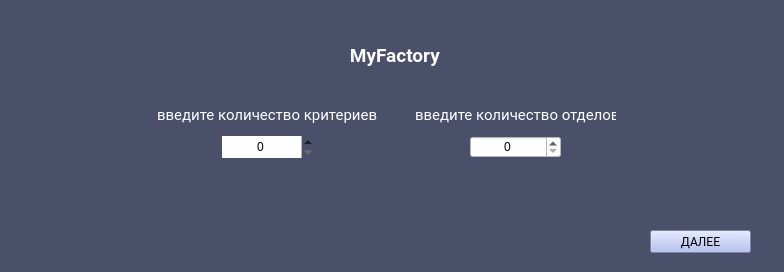
<?xml version="1.0" encoding="UTF-8"?>
<ui version="4.0">
 <class>Form</class>
 <widget class="QWidget" name="Form">
  <property name="geometry">
   <rect>
    <x>0</x>
    <y>0</y>
    <width>784</width>
    <height>272</height>
   </rect>
  </property>
  <property name="windowTitle">
   <string>Form</string>
  </property>
  <property name="styleSheet">
   <string notr="true">background-color: rgb(74, 80, 106);</string>
  </property>
  <widget class="QPushButton" name="ButtonNext">
   <property name="geometry">
    <rect>
     <x>650</x>
     <y>230</y>
     <width>101</width>
     <height>23</height>
    </rect>
   </property>
   <property name="font">
    <font>
     <family>Roboto</family>
     <pointsize>9</pointsize>
     <weight>50</weight>
     <bold>false</bold>
    </font>
   </property>
   <property name="styleSheet">
    <string notr="true">background-color: rgb(168, 182, 240);
color: rgb(0, 0, 0);</string>
   </property>
   <property name="text">
    <string>ДАЛЕЕ</string>
   </property>
  </widget>
  <widget class="QSpinBox" name="spinBox_criterion">
   <property name="geometry">
    <rect>
     <x>222</x>
     <y>136</y>
     <width>91</width>
     <height>22</height>
    </rect>
   </property>
   <property name="font">
    <font>
     <underline>false</underline>
     <strikeout>false</strikeout>
    </font>
   </property>
   <property name="styleSheet">
    <string notr="true">background-color: rgb(255, 255, 255);</string>
   </property>
   <property name="frame">
    <bool>false</bool>
   </property>
   <property name="alignment">
    <set>Qt::AlignCenter</set>
   </property>
  </widget>
  <widget class="QSpinBox" name="spinBox_departmen">
   <property name="geometry">
    <rect>
     <x>470</x>
     <y>136</y>
     <width>91</width>
     <height>22</height>
    </rect>
   </property>
   <property name="styleSheet">
    <string notr="true">background-color: rgb(255, 255, 255);</string>
   </property>
   <property name="alignment">
    <set>Qt::AlignCenter</set>
   </property>
  </widget>
  <widget class="QLabel" name="label_criterion">
   <property name="geometry">
    <rect>
     <x>157</x>
     <y>105</y>
     <width>221</width>
     <height>20</height>
    </rect>
   </property>
   <property name="font">
    <font>
     <family>Roboto</family>
     <pointsize>11</pointsize>
     <weight>50</weight>
     <bold>false</bold>
    </font>
   </property>
   <property name="styleSheet">
    <string notr="true">color: rgb(255, 255, 255);</string>
   </property>
   <property name="text">
    <string>введите количество критериев</string>
   </property>
  </widget>
  <widget class="QLabel" name="label_departmen">
   <property name="geometry">
    <rect>
     <x>415</x>
     <y>105</y>
     <width>201</width>
     <height>20</height>
    </rect>
   </property>
   <property name="font">
    <font>
     <family>Roboto</family>
     <pointsize>11</pointsize>
     <weight>50</weight>
     <bold>false</bold>
    </font>
   </property>
   <property name="styleSheet">
    <string notr="true">color: rgb(255, 255, 255);</string>
   </property>
   <property name="text">
    <string>введите количество отделов</string>
   </property>
  </widget>
  <widget class="QLabel" name="label_name_factory">
   <property name="geometry">
    <rect>
     <x>7</x>
     <y>40</y>
     <width>771</width>
     <height>31</height>
    </rect>
   </property>
   <property name="font">
    <font>
     <family>Roboto</family>
     <pointsize>14</pointsize>
     <weight>75</weight>
     <bold>true</bold>
    </font>
   </property>
   <property name="styleSheet">
    <string notr="true">color: rgb(255, 255, 255);</string>
   </property>
   <property name="text">
    <string> MyFactory</string>
   </property>
   <property name="alignment">
    <set>Qt::AlignCenter</set>
   </property>
  </widget>
 </widget>
 <resources/>
 <connections/>
</ui>
